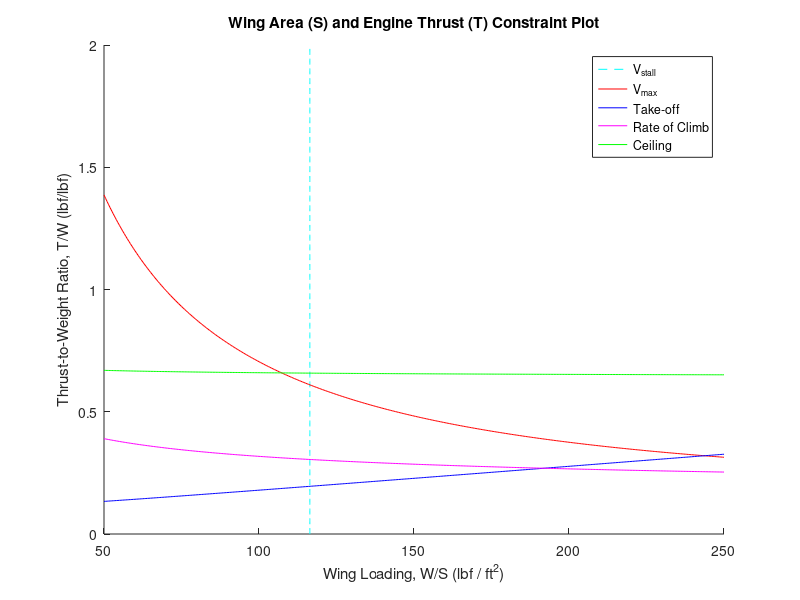

This figure's MATLAB source:
%% Constraint Plots
% 
% clc; 
% clear all;
% close all; 

% Outputs of this script are wing area (S) and engine thrust (T). 
% Five curves are generated based on aircraft stall speed, maximum speed,
% maximum rate of climb, take-off run, ceiling, and turn requirements.
% The intersection of the curves yields the design point and the
% corresponding wing loading (W/S) and thrust loading (T/W)

% allows running of script independently of main script
if ~exist('Wt', 'var')
   clc;
   clear;
   load('aircraft_vars.mat'); 
   close all;
end

constraints.wingLoading = 50:0.5:250; % wing loading parameter (lb/ft^2)

%% Stall Speed Curve (4.3.2 Sadraey)

constraints.Vstall = 125 * 1.688; % stall speed, knots -> ft/s
% constraints.rho_sl = 0.002378; % density (slug/ft^3)
constraints.CLMax = 2.2; % Roskam Part I, p.91; CLmax range = 1.2 - 1.8

% Generate stall speed curve
constraints.Vstall_Curve = 0.5*atm.rho_sl*(constraints.Vstall^2)*constraints.CLMax * ones(1, length(constraints.wingLoading)); % for plotting purposes

%% Maximum Speed Curve (4.3.3 Sadraey)

% Cruise and Max Speeds
constraints.Vmax = 1.1*Wt.fuel.V_max_cr; % max speed (ft/s); assume max speed is 10% greater than
% cruise speed (Sadraey Eqn 4.49)

% Induced drag term, K
e = 0.9; % Oswald efficiency factor 
AR = 3; % aspect ratio 
K = 1 / (pi*e*AR); 

% Zero Lift Drag Coefficient
CD_0 = 0.0200; % from CD_0 Estimate.xlsx or see Table 4.12 in Sadraey

% Sadraey Eqn 4.47 (T/W) 
% maxSpeedCurve = (rhoSeaLevel .* (Vmax.^2) .* CD_0 .* (1 ./ (2 .* wingLoading))) + (((2.*K) ./ (rhoSeaLevel .* sigma .* (Vmax.^2))) .* (wingLoading)); 
constraints.maxSpeedCurve = (atm.rho_sl.*(constraints.Vmax.^2).*CD_0)./(2.*constraints.wingLoading) + (2.*K.*constraints.wingLoading)./(atm.rho_sl.*atm.sig_rho.*(constraints.Vmax.^2));

%% Take-off Run (S_TO) Curve (Section 4.3.4 Sadraey)

% takeoffRun = 6900; % NASA takeoff field length of less than 7000 ft; based
% on FAR 25, aircraft must clear imaginary 35 ft obstacle

frictionCoeff = 0.04; % friction coefficient dry concrete / asphault (Sadraey Table 4.15)
g = 32.17; % gravity (ft/s^2)
% LG gear and Flaps drag coefficients (Equation 4.69b Sadraey)
Cd_landingGear = 0.08; % LG drag coefficient varies 0.06 - 0.012
Cd_flap = 0.005; % flap drag coefficient varies from 0.003 to 0.008

% Zero lift drag coefficient at takeoff (Eqn 4.69a)
Cd_0L_TO = CD_0 + Cd_landingGear + Cd_flap;

% Cruise lift coeff and flap coeff at take-off
CL_Cruise = 0.05; % typical value according to Sadraey
CL_flap_TO = 0.6; % varies from 0.3 to 0.8

% Take-off Lift Coefficient (Eqn 4.69c)
CL_TO = CL_Cruise + CL_flap_TO; 

% Drag coefficient at take-off (Eqn 4.68)
Cd_TO = Cd_0L_TO + (K * (CL_TO^2));

% Aircraft Lift at take-off (Eqn 4.67b)
CLR = constraints.CLMax / 1.21; 

% Eqn 4.67a
CDG = Cd_TO - (frictionCoeff * CL_TO);
rho_cr = atm.sig_rho * atm.rho_sl;
takeOffRunCurve = (frictionCoeff - (frictionCoeff + (CDG ./ CLR)) .*...
    (exp(0.6 .* rho_cr .* g .* req.takeoffRun .* (1 ./ constraints.wingLoading)))) ...
    ./ (1 - (exp(0.6 .*rho_cr .*g .* req.takeoffRun .* (1 ./ constraints.wingLoading)))); % Missing CDg term

%% Rate of Climb (ROC) Curve (4.3.5 Sadraey)

LD_Max = 7; % max lift to drag ratio
ROC = 10000 / 60;  % rate of climb (ft/min) -> ft/s
% Rate of Climb Curve
 ROCCurve = (ROC ./ sqrt((2 ./ (rho_cr .* sqrt(CD_0 ./ K))) .* constraints.wingLoading))...
     + (1 ./ LD_Max);
 
%% Ceiling Curve(4.3.6 Sadraey)
%Keyur Edit - None.
% Curve based on cruise ceiling (Eq. 4.95, Sadraey)
% altService = 42; % kft
% [~,~,sigmaService,aSoundRatio] = AltTable(altService, 'h'); % height input of kft
rhoService = atm.sig_rho * atm.rho_sl; 
ROC_cr = 300; % rate of climb at service ceiling (ft/min) (FAR numbers)
ROC_cr = ROC_cr / 60; % convert ROC to ft/s
ceilingCurve = (ROC_cr ./ (atm.sig_rho .* sqrt((2 ./ (rhoService .* sqrt(CD_0 ./ K)))...
    .* constraints.wingLoading))) + (1 ./ (atm.sig_rho .* LD_Max));

%% Plot Curves

figure();
hold on; 
title('Wing Area (S) and Engine Thrust (T) Constraint Plot')
xlabel('Wing Loading, W/S (lbf / ft^2)')
ylabel('Thrust-to-Weight Ratio, T/W (lbf/lbf)')
% Stall Speed Curve 
stallVerticalAxis = linspace(0,2, length(constraints.wingLoading));
plot(constraints.Vstall_Curve, stallVerticalAxis, '--c')
% Max Speed Curve
plot(constraints.wingLoading, constraints.maxSpeedCurve, 'r')
% Take off Run Curve
plot(constraints.wingLoading, takeOffRunCurve, 'b')
% ROC Curve
plot(constraints.wingLoading, ROCCurve, 'm')
% Ceiling Curve
plot(constraints.wingLoading, ceilingCurve, 'g')
         
legend('V_{stall}','V_{max}', 'Take-off', 'Rate of Climb', 'Ceiling')

%% Wing Area and Engine Thrust

% WTO = 102000; % gross takeoff weight lbf
% [x,y] = ginput(1);
% Design point manually identified from contraint plot 
% designPoint = [x, y]; % [Wing Loading (W/S), Thrust-to-Weight Ratio (T/W)]
ceilCurve_avg = mean(ceilingCurve);
designPoint = spline(constraints.maxSpeedCurve, constraints.wingLoading, ceilCurve_avg);

fprintf('The wing area, S is: %0.2f ft^2 \n', Wt.WTO / designPoint)
fprintf('The thrust, T is: %0.2f lbf \n', ceilCurve_avg * Wt.WTO)

S_w = Wt.WTO/designPoint;
constraints.req_Thr = ceilCurve_avg * Wt.WTO;